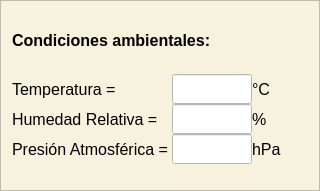
     <widget class="QFrame" name="bloque_condiciones_ambientales">
      <property name="minimumSize">
       <size>
        <width>320</width>
        <height>191</height>
       </size>
      </property>
      <property name="maximumSize">
       <size>
        <width>320</width>
        <height>191</height>
       </size>
      </property>
      <property name="font">
       <font>
        <family>Segoe UI</family>
        <pointsize>12</pointsize>
       </font>
      </property>
      <property name="styleSheet">
       <string notr="true">background-color: rgb(247, 242, 222);</string>
      </property>
      <property name="frameShape">
       <enum>QFrame::Shape::StyledPanel</enum>
      </property>
      <property name="frameShadow">
       <enum>QFrame::Shadow::Raised</enum>
      </property>
      <layout class="QGridLayout" name="gridLayout_14">
       <item row="0" column="0">
        <widget class="QLabel" name="condiciones_ambientales">
         <property name="minimumSize">
          <size>
           <width>210</width>
           <height>30</height>
          </size>
         </property>
         <property name="maximumSize">
          <size>
           <width>210</width>
           <height>30</height>
          </size>
         </property>
         <property name="font">
          <font>
           <family>Segoe UI</family>
           <pointsize>12</pointsize>
           <bold>true</bold>
          </font>
         </property>
         <property name="text">
          <string>Condiciones ambientales:</string>
         </property>
        </widget>
       </item>
       <item row="1" column="0">
        <layout class="QGridLayout" name="grilla_condiciones_ambientales">
         <property name="spacing">
          <number>0</number>
         </property>
         <item row="0" column="0">
          <widget class="QLabel" name="temperatura">
           <property name="minimumSize">
            <size>
             <width>160</width>
             <height>30</height>
            </size>
           </property>
           <property name="maximumSize">
            <size>
             <width>160</width>
             <height>30</height>
            </size>
           </property>
           <property name="font">
            <font>
             <family>Segoe UI</family>
             <pointsize>12</pointsize>
            </font>
           </property>
           <property name="text">
            <string>Temperatura =</string>
           </property>
          </widget>
         </item>
         <item row="0" column="1">
          <widget class="QLineEdit" name="entrada_temperatura">
           <property name="minimumSize">
            <size>
             <width>80</width>
             <height>30</height>
            </size>
           </property>
           <property name="maximumSize">
            <size>
             <width>80</width>
             <height>30</height>
            </size>
           </property>
           <property name="font">
            <font>
             <family>Segoe UI</family>
             <pointsize>12</pointsize>
            </font>
           </property>
           <property name="autoFillBackground">
            <bool>false</bool>
           </property>
           <property name="styleSheet">
            <string notr="true">background-color: rgb(255, 255, 255);</string>
           </property>
           <property name="clearButtonEnabled">
            <bool>true</bool>
           </property>
          </widget>
         </item>
         <item row="0" column="2">
          <widget class="QLabel" name="grados_c">
           <property name="minimumSize">
            <size>
             <width>40</width>
             <height>30</height>
            </size>
           </property>
           <property name="maximumSize">
            <size>
             <width>40</width>
             <height>30</height>
            </size>
           </property>
           <property name="font">
            <font>
             <family>Segoe UI</family>
             <pointsize>12</pointsize>
            </font>
           </property>
           <property name="text">
            <string>°C</string>
           </property>
           <property name="alignment">
            <set>Qt::AlignmentFlag::AlignLeading|Qt::AlignmentFlag::AlignLeft|Qt::AlignmentFlag::AlignVCenter</set>
           </property>
           <property name="margin">
            <number>6</number>
           </property>
          </widget>
         </item>
         <item row="1" column="0">
          <widget class="QLabel" name="humedad">
           <property name="minimumSize">
            <size>
             <width>160</width>
             <height>30</height>
            </size>
           </property>
           <property name="maximumSize">
            <size>
             <width>160</width>
             <height>30</height>
            </size>
           </property>
           <property name="font">
            <font>
             <family>Segoe UI</family>
             <pointsize>12</pointsize>
            </font>
           </property>
           <property name="text">
            <string>Humedad Relativa =</string>
           </property>
          </widget>
         </item>
         <item row="1" column="1">
          <widget class="QLineEdit" name="entrada_humedad">
           <property name="minimumSize">
            <size>
             <width>80</width>
             <height>30</height>
            </size>
           </property>
           <property name="maximumSize">
            <size>
             <width>80</width>
             <height>30</height>
            </size>
           </property>
           <property name="font">
            <font>
             <family>Segoe UI</family>
             <pointsize>12</pointsize>
            </font>
           </property>
           <property name="styleSheet">
            <string notr="true">background-color: rgb(255, 255, 255);</string>
           </property>
           <property name="clearButtonEnabled">
            <bool>true</bool>
           </property>
          </widget>
         </item>
         <item row="1" column="2">
          <widget class="QLabel" name="HR">
           <property name="minimumSize">
            <size>
             <width>40</width>
             <height>30</height>
            </size>
           </property>
           <property name="maximumSize">
            <size>
             <width>40</width>
             <height>30</height>
            </size>
           </property>
           <property name="font">
            <font>
             <family>Segoe UI</family>
             <pointsize>12</pointsize>
            </font>
           </property>
           <property name="text">
            <string>%</string>
           </property>
           <property name="alignment">
            <set>Qt::AlignmentFlag::AlignLeading|Qt::AlignmentFlag::AlignLeft|Qt::AlignmentFlag::AlignVCenter</set>
           </property>
           <property name="margin">
            <number>6</number>
           </property>
          </widget>
         </item>
         <item row="2" column="0">
          <widget class="QLabel" name="presion">
           <property name="minimumSize">
            <size>
             <width>160</width>
             <height>30</height>
            </size>
           </property>
           <property name="maximumSize">
            <size>
             <width>160</width>
             <height>30</height>
            </size>
           </property>
           <property name="font">
            <font>
             <family>Segoe UI</family>
             <pointsize>12</pointsize>
            </font>
           </property>
           <property name="text">
            <string>Presión Atmosférica =</string>
           </property>
          </widget>
         </item>
         <item row="2" column="1">
          <widget class="QLineEdit" name="entrada_presion">
           <property name="minimumSize">
            <size>
             <width>80</width>
             <height>30</height>
            </size>
           </property>
           <property name="maximumSize">
            <size>
             <width>80</width>
             <height>30</height>
            </size>
           </property>
           <property name="font">
            <font>
             <family>Segoe UI</family>
             <pointsize>12</pointsize>
            </font>
           </property>
           <property name="styleSheet">
            <string notr="true">background-color: rgb(255, 255, 255);</string>
           </property>
           <property name="clearButtonEnabled">
            <bool>true</bool>
           </property>
          </widget>
         </item>
         <item row="2" column="2">
          <widget class="QLabel" name="hpa">
           <property name="minimumSize">
            <size>
             <width>40</width>
             <height>30</height>
            </size>
           </property>
           <property name="maximumSize">
            <size>
             <width>40</width>
             <height>30</height>
            </size>
           </property>
           <property name="font">
            <font>
             <family>Segoe UI</family>
             <pointsize>12</pointsize>
            </font>
           </property>
           <property name="text">
            <string>hPa</string>
           </property>
           <property name="alignment">
            <set>Qt::AlignmentFlag::AlignLeading|Qt::AlignmentFlag::AlignLeft|Qt::AlignmentFlag::AlignVCenter</set>
           </property>
           <property name="margin">
            <number>6</number>
           </property>
          </widget>
         </item>
        </layout>
       </item>
       <item row="1" column="1">
        <spacer name="horizontalSpacer">
         <property name="orientation">
          <enum>Qt::Orientation::Horizontal</enum>
         </property>
         <property name="sizeHint" stdset="0">
          <size>
           <width>40</width>
           <height>20</height>
          </size>
         </property>
        </spacer>
       </item>
      </layout>
     </widget>
